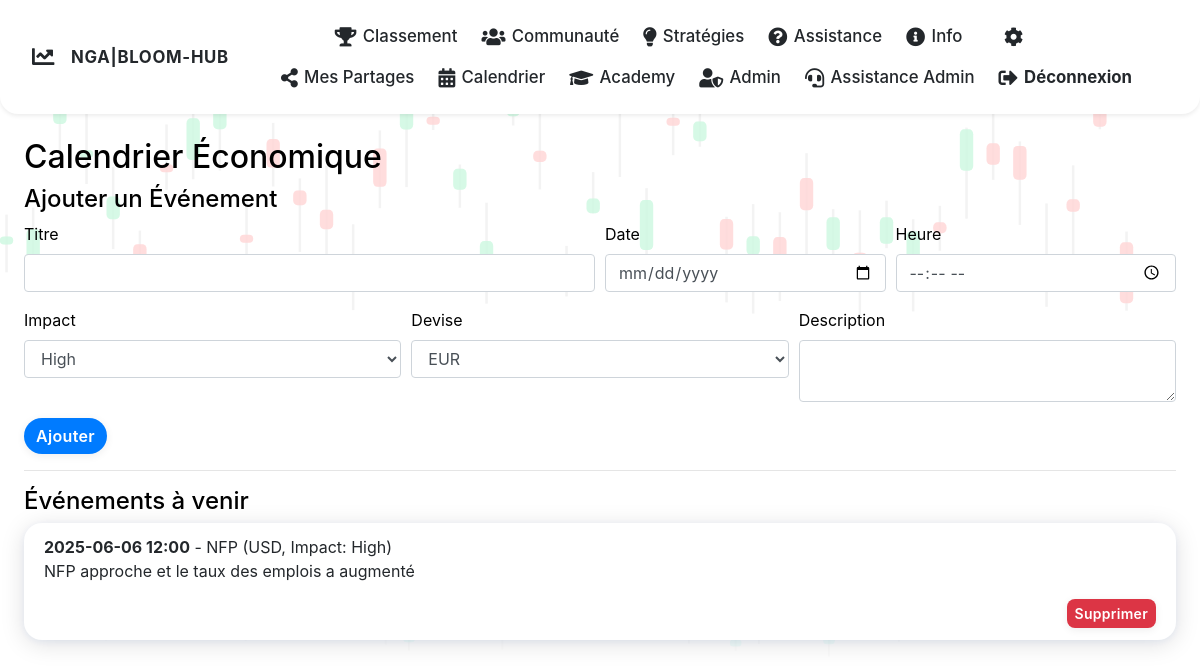
The app's page /calendar (signed in) with its own data.
### main.py (models this page shows, shortened)
class EconomicEvent(db.Model):
    __tablename__ = 'economic_events'
    id = db.Column(db.Integer, primary_key=True)
    date = db.Column(db.DateTime, nullable=False)
    title = db.Column(db.String(100), nullable=False)
    impact = db.Column(db.String(50), nullable=False)
    currency = db.Column(db.String(10), nullable=False)
    description = db.Column(db.Text, nullable=True)

### main.py (the view, shortened to what this page needs)
@app.route('/calendar', methods=['GET', 'POST'])
def calendar():
    if 'user_id' not in session:
        return redirect(url_for('login'))
    events = EconomicEvent.query.order_by(EconomicEvent.date.asc()).all()
    return render_template('calendar.html', events=events)

### main.py (called while the page is built)
@app.context_processor
def inject_site_name():
    return {'site_name': 'NGA|BLOOM-HUB'}

### templates/calendar.html (shortened to what this page needs)
{% extends "base.html" %}
{% block content %}
<h2>Calendrier Économique</h2>
{% if session.get('is_admin') %}
<form method="POST">
  <h4>Ajouter un Événement</h4>
  <div class="form-row">
    <div class="form-group col-md-6">
      <label for="title">Titre</label>
      <input type="text" class="form-control" id="title" name="title" required>
    </div>
    <div class="form-group col-md-3">
      <label for="date">Date</label>
      <input type="date" class="form-control" id="date" name="date" required>
    </div>
    <div class="form-group col-md-3">
      <label for="time">Heure</label>
      <input type="time" class="form-control" id="time" name="time" required>
    </div>
  </div>
  <div class="form-row">
    <div class="form-group col-md-4">
      <label for="impact">Impact</label>
      <select class="form-control" id="impact" name="impact" required>
        <option value="High">High</option>
      </select>
    </div>
    <div class="form-group col-md-4">
      <label for="currency">Devise</label>
      <select class="form-control" id="currency" name="currency" required>
        <option value="EUR">EUR</option>
      </select>
    </div>
    <div class="form-group col-md-4">
      <label for="description">Description</label>
      <textarea class="form-control" id="description" name="description" rows="2"></textarea>
    </div>
  </div>
  <button type="submit" class="btn btn-primary">Ajouter</button>
</form>
<hr>
{% endif %}
<h4>Événements à venir</h4>
{% if events %}
  <ul class="list-group">
    {% for event in events %}
    <li class="list-group-item">
      <strong>{{ event.date.strftime('%Y-%m-%d %H:%M') }}</strong> - {{ event.title }} ({{ event.currency }}, Impact: {{ event.impact }})
      {% if event.description %}
      <p>{{ event.description }}</p>
      {% endif %}
      {% if session.get('is_admin') %}
      <form action="{{ url_for('delete_event', event_id=event.id) }}" method="POST" style="display:inline;">
        <button type="submit" class="btn btn-danger btn-sm float-right" onclick="return confirm('Êtes-vous sûr de vouloir supprimer cet événement ?');">Supprimer</button>
      </form>
      {% endif %}
    </li>
    {% endfor %}
  </ul>
{% else %}
  <p>Aucun événement à venir.</p>
{% endif %}
{% endblock %}

### static/css/style.css (style rules this page uses)
body { background: none; }
body:not(.dark-theme) { background-color: white; color: black; }
.card, .list-group-item, .table { border-radius: 18px !important; box-shadow: 0 4px 24px rgba(0,0,0,0.13), 0 1.5px 8px #007bff11; background: #23272b; color: #fff; border: none !important; transition: box-shadow 0.18s, transform 0.18s; }
body:not(.dark-theme) .card, body:not(.dark-theme) .list-group-item, body:not(.dark-theme) .table { background: #fff; color: #23272b; }
.btn, .btn-primary, .btn-success, .btn-danger { border-radius: 8px; font-weight: 600; letter-spacing: 0.02em; box-shadow: 0 2px 8px rgba(0,0,0,0.07); transition: background 0.18s, color 0.18s, box-shadow 0.18s; }
.btn-primary { background: #007bff; color: #fff; border: none; }
.btn-danger { background: #dc3545; color: #fff; border: none; }
body { background: #f8f9fa; color: #23272b; }
.btn-success, .btn-primary { border-radius: 20px; font-weight: 600; }

### records on screen
EconomicEvent: date "2025-06-06 12:00", title "NFP", currency "USD", impact "High", description "NFP approche et le taux des emplois a augmenté"

### other values on screen
{{ site_name }} "NGA|BLOOM-HUB"
